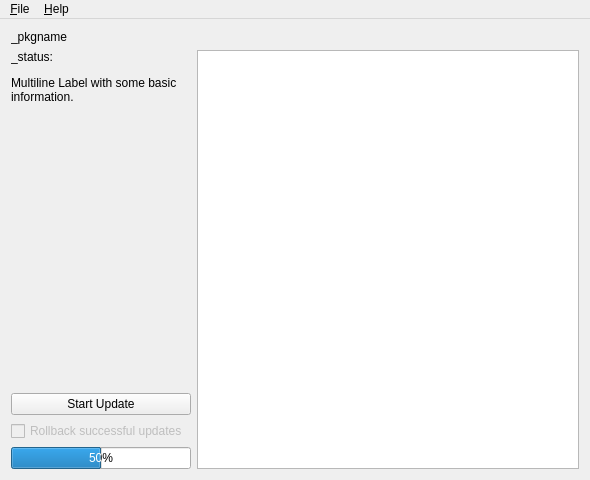
<?xml version="1.0" encoding="UTF-8"?>
<ui version="4.0">
 <comment>This file is part of the xTuple ERP: PostBooks Edition, a free and
open source Enterprise Resource Planning software suite,
Copyright (c) 1999-2019 by OpenMFG LLC, d/b/a xTuple.
It is licensed to you under the Common Public Attribution License
version 1.0, the full text of which (including xTuple-specific Exhibits)
is available at www.xtuple.com/CPAL.  By using this software, you agree
to be bound by its terms.</comment>
 <class>LoaderWindow</class>
 <widget class="QMainWindow" name="LoaderWindow">
  <property name="geometry">
   <rect>
    <x>0</x>
    <y>0</y>
    <width>590</width>
    <height>480</height>
   </rect>
  </property>
  <property name="windowTitle">
   <string>Update Manager</string>
  </property>
  <widget class="QWidget" name="widget">
   <layout class="QVBoxLayout">
    <item>
     <widget class="QLabel" name="_pkgname">
      <property name="text">
       <string>_pkgname</string>
      </property>
      <property name="wordWrap">
       <bool>false</bool>
      </property>
     </widget>
    </item>
    <item>
     <layout class="QHBoxLayout">
      <item>
       <layout class="QVBoxLayout">
        <item>
         <widget class="QLabel" name="_status">
          <property name="minimumSize">
           <size>
            <width>180</width>
            <height>0</height>
           </size>
          </property>
          <property name="maximumSize">
           <size>
            <width>200</width>
            <height>32767</height>
           </size>
          </property>
          <property name="text">
           <string>&lt;p&gt;_status:&lt;/p&gt;
&lt;p&gt;Multiline Label with some basic information.&lt;/p&gt;</string>
          </property>
          <property name="alignment">
           <set>Qt::AlignTop</set>
          </property>
          <property name="wordWrap">
           <bool>true</bool>
          </property>
         </widget>
        </item>
        <item>
         <spacer>
          <property name="orientation">
           <enum>Qt::Vertical</enum>
          </property>
          <property name="sizeType">
           <enum>QSizePolicy::Expanding</enum>
          </property>
          <property name="sizeHint" stdset="0">
           <size>
            <width>20</width>
            <height>240</height>
           </size>
          </property>
         </spacer>
        </item>
        <item>
         <widget class="QPushButton" name="_start">
          <property name="text">
           <string>Start Update</string>
          </property>
         </widget>
        </item>
        <item>
         <widget class="QCheckBox" name="_alwaysrollback">
          <property name="enabled">
           <bool>false</bool>
          </property>
          <property name="text">
           <string>Rollback successful updates</string>
          </property>
         </widget>
        </item>
        <item>
         <widget class="QProgressBar" name="_progress">
          <property name="maximumSize">
           <size>
            <width>200</width>
            <height>32767</height>
           </size>
          </property>
          <property name="value">
           <number>50</number>
          </property>
         </widget>
        </item>
       </layout>
      </item>
      <item>
       <widget class="QTextBrowser" name="_text">
        <property name="sizePolicy">
         <sizepolicy hsizetype="Expanding" vsizetype="Expanding">
          <horstretch>1</horstretch>
          <verstretch>0</verstretch>
         </sizepolicy>
        </property>
       </widget>
      </item>
     </layout>
    </item>
   </layout>
  </widget>
  <widget class="QMenuBar" name="MenuBar">
   <property name="geometry">
    <rect>
     <x>0</x>
     <y>0</y>
     <width>590</width>
     <height>22</height>
    </rect>
   </property>
   <widget class="QMenu" name="fileMenu">
    <property name="title">
     <string>&amp;File</string>
    </property>
    <addaction name="fileOpenAction"/>
    <addaction name="separator"/>
    <addaction name="fileNewAction"/>
    <addaction name="fileExitAction"/>
   </widget>
   <widget class="QMenu" name="helpMenu">
    <property name="title">
     <string>&amp;Help</string>
    </property>
    <addaction name="helpContentsAction"/>
    <addaction name="separator"/>
    <addaction name="helpAboutAction"/>
   </widget>
   <addaction name="fileMenu"/>
   <addaction name="helpMenu"/>
  </widget>
  <action name="fileNewAction">
   <property name="text">
    <string>&amp;Close</string>
   </property>
   <property name="iconText">
    <string>&amp;Close</string>
   </property>
   <property name="name" stdset="0">
    <string>fileNewAction</string>
   </property>
  </action>
  <action name="fileOpenAction">
   <property name="icon">
    <iconset>
     <normaloff/>
    </iconset>
   </property>
   <property name="text">
    <string>&amp;Open...</string>
   </property>
   <property name="iconText">
    <string>Open</string>
   </property>
   <property name="shortcut">
    <string>Ctrl+O</string>
   </property>
   <property name="name" stdset="0">
    <string>fileOpenAction</string>
   </property>
  </action>
  <action name="fileExitAction">
   <property name="text">
    <string>E&amp;xit</string>
   </property>
   <property name="iconText">
    <string>Exit</string>
   </property>
   <property name="shortcut">
    <string/>
   </property>
   <property name="name" stdset="0">
    <string>fileExitAction</string>
   </property>
  </action>
  <action name="helpContentsAction">
   <property name="text">
    <string>&amp;Contents...</string>
   </property>
   <property name="iconText">
    <string>Contents</string>
   </property>
   <property name="shortcut">
    <string/>
   </property>
   <property name="name" stdset="0">
    <string>helpContentsAction</string>
   </property>
  </action>
  <action name="helpAboutAction">
   <property name="text">
    <string>&amp;About</string>
   </property>
   <property name="iconText">
    <string>About</string>
   </property>
   <property name="shortcut">
    <string/>
   </property>
   <property name="name" stdset="0">
    <string>helpAboutAction</string>
   </property>
  </action>
 </widget>
 <layoutdefault spacing="6" margin="11"/>
 <resources/>
 <connections>
  <connection>
   <sender>fileNewAction</sender>
   <signal>triggered()</signal>
   <receiver>LoaderWindow</receiver>
   <slot>fileNew()</slot>
   <hints>
    <hint type="sourcelabel">
     <x>-1</x>
     <y>-1</y>
    </hint>
    <hint type="destinationlabel">
     <x>20</x>
     <y>20</y>
    </hint>
   </hints>
  </connection>
  <connection>
   <sender>fileOpenAction</sender>
   <signal>triggered()</signal>
   <receiver>LoaderWindow</receiver>
   <slot>fileOpen()</slot>
   <hints>
    <hint type="sourcelabel">
     <x>-1</x>
     <y>-1</y>
    </hint>
    <hint type="destinationlabel">
     <x>20</x>
     <y>20</y>
    </hint>
   </hints>
  </connection>
  <connection>
   <sender>fileExitAction</sender>
   <signal>triggered()</signal>
   <receiver>LoaderWindow</receiver>
   <slot>fileExit()</slot>
   <hints>
    <hint type="sourcelabel">
     <x>-1</x>
     <y>-1</y>
    </hint>
    <hint type="destinationlabel">
     <x>20</x>
     <y>20</y>
    </hint>
   </hints>
  </connection>
  <connection>
   <sender>helpContentsAction</sender>
   <signal>triggered()</signal>
   <receiver>LoaderWindow</receiver>
   <slot>helpContents()</slot>
   <hints>
    <hint type="sourcelabel">
     <x>-1</x>
     <y>-1</y>
    </hint>
    <hint type="destinationlabel">
     <x>20</x>
     <y>20</y>
    </hint>
   </hints>
  </connection>
  <connection>
   <sender>helpAboutAction</sender>
   <signal>triggered()</signal>
   <receiver>LoaderWindow</receiver>
   <slot>helpAbout()</slot>
   <hints>
    <hint type="sourcelabel">
     <x>-1</x>
     <y>-1</y>
    </hint>
    <hint type="destinationlabel">
     <x>20</x>
     <y>20</y>
    </hint>
   </hints>
  </connection>
  <connection>
   <sender>_start</sender>
   <signal>clicked()</signal>
   <receiver>LoaderWindow</receiver>
   <slot>sStart()</slot>
   <hints>
    <hint type="sourcelabel">
     <x>20</x>
     <y>20</y>
    </hint>
    <hint type="destinationlabel">
     <x>20</x>
     <y>20</y>
    </hint>
   </hints>
  </connection>
 </connections>
</ui>
